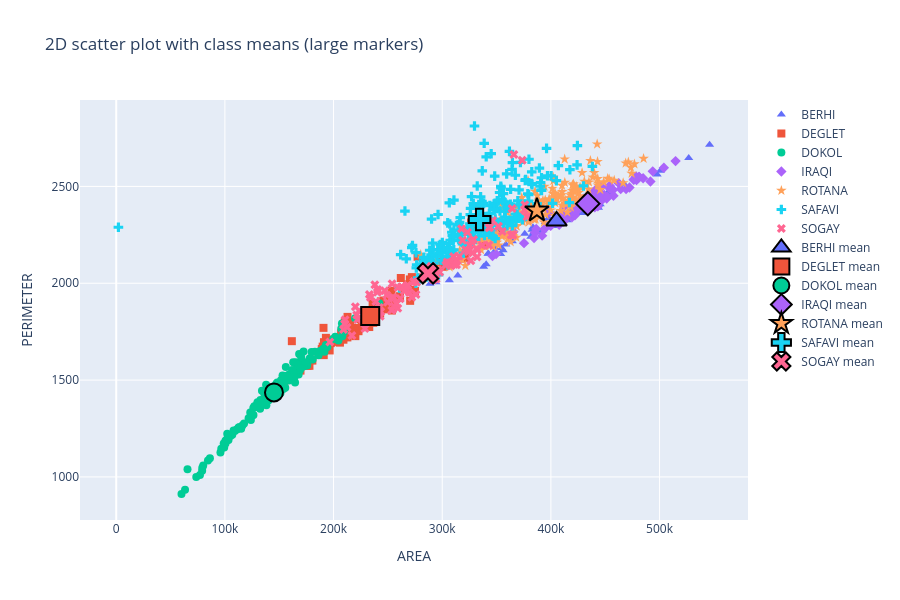

Source (notebook cell):
### Markdown cell above
## Task 8: 2D plot with class means

The **mean data point** of a class is the average of all its points, computed per dimension. We rebuild the task 6 plot (original points unchanged) and add one larger marker per class at its mean, using the same shape as that class.

### Code cell
means = np.array([X[y == k].mean(axis=0) for k in range(len(class_names))])
print(pd.DataFrame(means, index=class_names, columns=feature_names))

fig = make_2d_figure()
for k, name in enumerate(class_names):
    fig.add_trace(go.Scatter(
        x=[means[k, 0]], y=[means[k, 1]], mode="markers", name=name + " mean",
        marker=dict(symbol=symbols_2d[k], size=18, color=colors[k],
                    line=dict(color="black", width=2))))
fig.update_layout(title="2D scatter plot with class means (large markers)")
fig.show()
